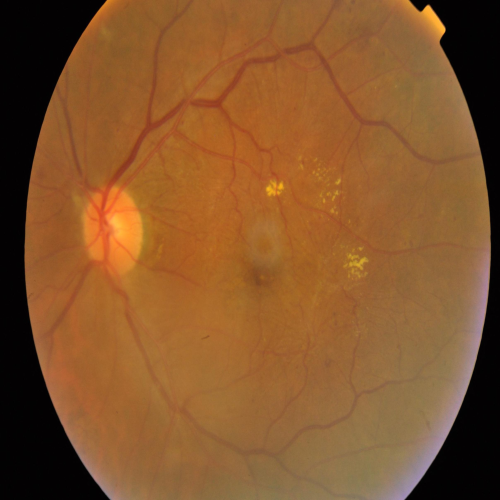
#> input picture data/gradcam_compare/image_2 (1).png, 1000 x 1000 px (shown at 1/2 size)
$ python -i quality.py   (imports and definitions only)   (older library calls are emulated)
#> lines starting #> are read from the running program, lines starting #| are printed output that depends on the picture; after the words box and inside, x2 and y2 are one past the last pixel; in counts of white or black regions, pixels touching at a corner belong together
### core/iqa/enhance.py
"""
Image enhancement for fundus images.

CRITICAL: this exact function is used in BOTH
  (a) Kanchan's model training preprocessing, and
  (b) live inference in the app.

If the two ever diverge, model accuracy silently collapses at inference time
and it takes days to diagnose. Freeze the behaviour of enhance() once Kanchan
starts training. If you must change it, tell him so he can retrain.
"""

import cv2
import numpy as np

from .fov import extract_fov

WORK_MAX_DIM = 1024   # everything downstream runs at this resolution or less


def resize_for_processing(bgr, max_dim=WORK_MAX_DIM):
    """Cap the long edge. Raw fundus images are ~4288x2848; scoring and
    enhancing at that size takes ~28 s, which blows the 1.5 s budget.
    At 1024 it is ~0.5 s and no quality signal is lost."""
    h, w = bgr.shape[:2]
    if max(h, w) <= max_dim:
        return bgr
    scale = max_dim / max(h, w)
    return cv2.resize(bgr, (int(w * scale), int(h * scale)),
                      interpolation=cv2.INTER_AREA)


# [58 lines left out: functions enhance, _remove_vignette, enhancement_names, not called in this run]

### core/iqa/fov.py
"""
FOV (field of view) mask extraction for fundus images.

The retinal disc sits inside a black surround. Almost every quality metric is
meaningless unless it is computed inside that disc only -- the black border
drags means and variances toward zero and makes every image look the same.

This module is used by:
  - core/iqa/quality.py   (all scores are masked)
  - core/xai/  (Anshika)  -- CAM off-retina guard
"""

import cv2
import numpy as np


def extract_fov(bgr, erode_frac=0.05):
    """
    Extract the circular retinal field of view.

    Args:
        bgr: HxWx3 uint8 BGR image
        erode_frac: shrink the mask by this fraction of its radius, so that
                    boundary pixels (which are dim and noisy) are excluded

    Returns:
        mask:   HxW uint8, 255 inside the retina, 0 outside
        info:   dict with coverage, centre offset and radius
    """
    h, w = bgr.shape[:2]
    gray = cv2.cvtColor(bgr, cv2.COLOR_BGR2GRAY)

    # Otsu on a blurred copy is robust to noise and to varying exposure.
    blur = cv2.GaussianBlur(gray, (0, 0), 5)
    _, binary = cv2.threshold(blur, 0, 255, cv2.THRESH_BINARY + cv2.THRESH_OTSU)

    # Otsu can pick a very low threshold on dark images and grab the surround.
    # Guard with a floor: retina pixels are brighter than near-black.
    binary[gray < 10] = 0

    # Close small holes (bright lesions / dark vessels near the edge).
    kernel = cv2.getStructuringElement(cv2.MORPH_ELLIPSE, (15, 15))
    binary = cv2.morphologyEx(binary, cv2.MORPH_CLOSE, kernel)

    # Largest connected component = the retinal disc.
    n_labels, labels, stats, centroids = cv2.connectedComponentsWithStats(binary, 8)
    if n_labels <= 1:
        # Nothing found -- fall back to the whole frame so the pipeline
        # degrades instead of crashing.
        mask = np.full((h, w), 255, np.uint8)
        return mask, _fov_info(mask, (w / 2, h / 2), min(h, w) / 2, w, h)

    largest = 1 + int(np.argmax(stats[1:, cv2.CC_STAT_AREA]))
    mask = np.where(labels == largest, 255, 0).astype(np.uint8)

    # Fill interior holes.
    contours, _ = cv2.findContours(mask, cv2.RETR_EXTERNAL, cv2.CHAIN_APPROX_SIMPLE)
    mask = np.zeros((h, w), np.uint8)
    cv2.drawContours(mask, contours, -1, 255, thickness=cv2.FILLED)

    (cx, cy), radius = cv2.minEnclosingCircle(contours[0])

    # Erode so we never include the dim boundary ring.
    if erode_frac > 0:
        r_erode = max(1, int(radius * erode_frac))
        ek = cv2.getStructuringElement(cv2.MORPH_ELLIPSE, (2 * r_erode + 1,) * 2)
        mask = cv2.erode(mask, ek)

    return mask, _fov_info(mask, (cx, cy), radius, w, h)


def _fov_info(mask, centre, radius, w, h):
    area = float((mask > 0).sum())
    cx, cy = centre
    # Expected area if the disc were fully inside the frame.
    expected = np.pi * (min(w, h) / 2.0) ** 2
    offset = np.hypot(cx - w / 2.0, cy - h / 2.0) / (min(w, h) / 2.0)
    return {
        "area_px": area,
        "coverage": float(np.clip(area / max(expected, 1.0), 0.0, 1.0)),
        "centre": (float(cx), float(cy)),
        "radius": float(radius),
        "centre_offset": float(np.clip(offset, 0.0, 1.0)),
    }


# [5 lines left out: function apply_fov, not called in this run]

### core/iqa/quality.py
"""
The Quality Gate.

Scores a fundus image on four axes, all computed INSIDE the FOV mask, and
returns the `quality` block of the ScreeningResult contract
(see docs/01_INTERFACE_CONTRACTS.md).

Verdicts:
    PASS             -- good enough to grade
    AUTO_CORRECTED   -- borderline, enhancement applied, re-scored once
    RETAKE           -- health worker must take a new photo, with a reason

Reason codes are emitted, never English. Abhishek maps them to Hindi / Tamil /
Telugu text and audio in configs/i18n/.
"""

import time

import cv2
import numpy as np
import yaml

from .fov import extract_fov
from .enhance import enhance, enhancement_names, resize_for_processing, WORK_MAX_DIM

DEFAULT_THRESHOLDS = {
    "blur":         {"hard": 0.25, "soft": 0.45},
    "illumination": {"hard": 0.30, "soft": 0.50},
    "fov_coverage": {"hard": 0.45, "soft": 0.65},
    "contrast":     {"hard": 0.25, "soft": 0.45},
    "centre_offset_max": 0.35,
    "blur_ref_variance": 900.0,   # Laplacian variance considered "sharp"
    "clip_frac_max": 0.10,
}


def load_thresholds(path="configs/thresholds.yaml"):
    try:
        with open(path) as f:
            cfg = yaml.safe_load(f) or {}
        return {**DEFAULT_THRESHOLDS, **cfg.get("iqa", {})}
    except FileNotFoundError:
        return DEFAULT_THRESHOLDS


# --------------------------------------------------------------------------
# Individual scores. Each returns 0.0 (terrible) .. 1.0 (excellent).
# --------------------------------------------------------------------------

def blur_score(bgr, mask, ref_variance=900.0):
    """
    Variance of the Laplacian, computed INSIDE the FOV only.

    Computing this over the whole frame is the classic fundus IQA bug: the
    black surround has near-zero variance and swamps the real signal.
    """
    gray = cv2.cvtColor(bgr, cv2.COLOR_BGR2GRAY)
    lap = cv2.Laplacian(gray, cv2.CV_64F, ksize=3)
    inside = lap[mask > 0]
    if inside.size == 0:
        return 0.0
    var = float(inside.var())
    return float(np.clip(var / ref_variance, 0.0, 1.0))


def illumination_score(bgr, mask, clip_frac_max=0.10):
    """
    Penalises both under- and over-exposure.
    Combines mean green intensity with the fraction of clipped pixels.
    """
    g = bgr[:, :, 1]
    inside = g[mask > 0]
    if inside.size == 0:
        return 0.0

    mean = float(inside.mean())
    # Ideal mean sits around 110-140 for a well-exposed fundus image.
    mean_term = 1.0 - min(abs(mean - 125.0) / 125.0, 1.0)

    clipped = float(((inside > 250) | (inside < 5)).mean())
    clip_term = 1.0 - min(clipped / clip_frac_max, 1.0)

    return float(np.clip(0.65 * mean_term + 0.35 * clip_term, 0.0, 1.0))


def contrast_score(bgr, mask):
    """
    RMS contrast of the green channel inside the FOV.

    (Muskan's original guide suggested a Frangi vessel filter here. That is a
    better signal but costs days of tuning -- RMS is the pragmatic choice.
    Swap it in later if you have spare time.)
    """
    g = bgr[:, :, 1].astype(np.float32)
    inside = g[mask > 0]
    if inside.size == 0:
        return 0.0
    rms = float(inside.std())
    return float(np.clip(rms / 55.0, 0.0, 1.0))


# --------------------------------------------------------------------------
# The gate
# --------------------------------------------------------------------------

def _score_all(bgr, thr):
    mask, info = extract_fov(bgr)
    return {
        "blur": blur_score(bgr, mask, thr["blur_ref_variance"]),
        "illumination": illumination_score(bgr, mask, thr["clip_frac_max"]),
        "fov_coverage": info["coverage"],
        "contrast": contrast_score(bgr, mask),
    }, mask, info


def _reasons(scores, info, thr):
    """Map failing scores to reason codes."""
    out = []
    if scores["blur"] < thr["blur"]["hard"]:
        out.append("BLUR_HIGH")
    if scores["illumination"] < thr["illumination"]["hard"]:
        # Distinguish the two directions so the voice prompt is useful.
        out.append("TOO_DARK" if info.get("mean_green", 128) < 125 else "TOO_BRIGHT")
    if scores["fov_coverage"] < thr["fov_coverage"]["hard"]:
        out.append("FOV_PARTIAL")
    if scores["contrast"] < thr["contrast"]["hard"]:
        out.append("LOW_CONTRAST")
    if info["centre_offset"] > thr["centre_offset_max"]:
        out.append("OFF_CENTRE")
    return out


def assess_quality(bgr, thresholds=None, fov_mask_path=None, max_dim=WORK_MAX_DIM):
    """
    Contract function. Returns the `quality` block.

    Args:
        bgr: HxWx3 uint8 BGR image
        thresholds: dict, defaults to configs/thresholds.yaml
        fov_mask_path: if given, the FOV mask is written here (Anshika needs it)
        max_dim: working resolution cap. Raw fundus captures are ~4288x2848;
                 scoring at that size takes ~18 s and blows the 1.5 s budget.
                 At 1024 it is a few hundred ms with no loss of signal.

    Returns:
        dict matching the `quality` block in 01_INTERFACE_CONTRACTS.md,
        plus a private "_mask" key holding the FOV mask array (at the
        working resolution, which is also what enhance() and xai.explain()
        operate on).
    """
    t0 = time.time()
    thr = thresholds or load_thresholds()

    # Everything downstream — scoring, enhancement, the mask handed to
    # Anshika's Grad-CAM guard — works at this resolution.
    bgr = resize_for_processing(bgr, max_dim)

    scores, mask, info = _score_all(bgr, thr)
    g_inside = bgr[:, :, 1][mask > 0]
    info["mean_green"] = float(g_inside.mean()) if g_inside.size else 0.0

    applied = []
    hard_fail = _reasons(scores, info, thr)

    if hard_fail:
        verdict = "RETAKE"
        reasons = hard_fail
        msg_key = f"iqa.retake.{hard_fail[0].lower()}"
    else:
        soft_fail = [k for k in ("blur", "illumination", "contrast")
                     if scores[k] < thr[k]["soft"]]
        if soft_fail:
            # Enhance once, then re-score. Never loop.
            corrected = enhance(bgr)
            scores, mask, info = _score_all(corrected, thr)
            info["mean_green"] = float(corrected[:, :, 1][mask > 0].mean()) \
                if (mask > 0).any() else 0.0
            applied = enhancement_names()

            still_bad = _reasons(scores, info, thr)
            if still_bad:
                verdict, reasons = "RETAKE", still_bad
                msg_key = f"iqa.retake.{still_bad[0].lower()}"
            else:
                verdict, reasons, msg_key = "AUTO_CORRECTED", [], "iqa.corrected"
        else:
            verdict, reasons, msg_key = "PASS", [], "iqa.pass"

    if fov_mask_path:
        cv2.imwrite(fov_mask_path, mask)

    return {
        "verdict": verdict,
        "scores": {
            "blur": round(scores["blur"], 3),
            "illumination": round(scores["illumination"], 3),
            "fov_coverage": round(scores["fov_coverage"], 3),
            "contrast": round(scores["contrast"], 3),
            "centre_offset": round(info["centre_offset"], 3),
        },
        "reasons": reasons,
        "operator_message_key": msg_key,
        "enhancement_applied": applied,
        "processing_ms": int((time.time() - t0) * 1000),
        "work_size": [int(bgr.shape[1]), int(bgr.shape[0])],
        "_mask": mask,          # private, not serialised to JSON
    }

>>> import cv2
>>> picture = cv2.imread('../../data/gradcam_compare/image_2 (1).png')
#> picture is the input picture: shape (1000, 1000, 3); mean B, G, R 43.7, 85, 132.1
>>> result = assess_quality(picture)
#> in extract_fov, `gray = cv2.cvtColor(bgr, cv2.COLOR_BGR2GRAY)`:
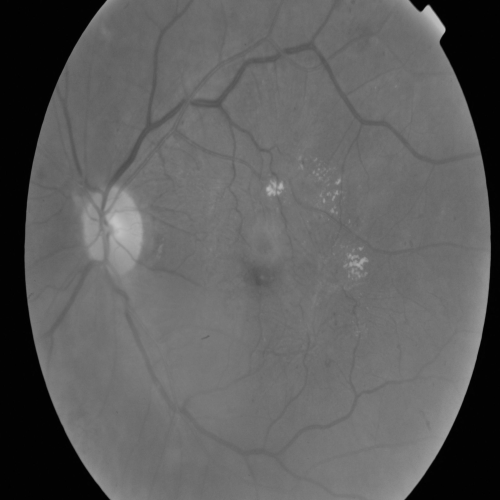
#> gray: shape (1000, 1000) (shown at 1/2 size); min 0, max 195, mean 94.4
#> in extract_fov, `_, binary = cv2.threshold(blur, 0, 255, cv2.THRESH_BINARY + cv2.THRESH..`:
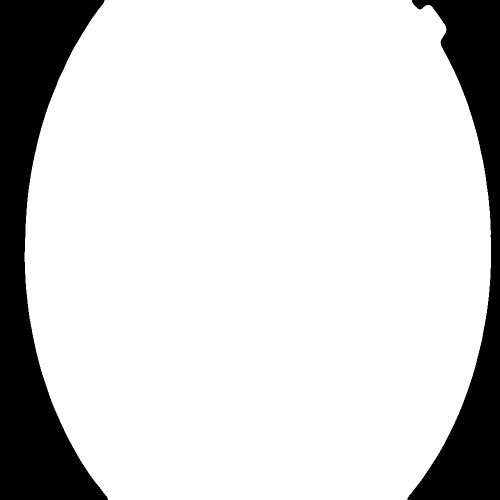
#> binary: shape (1000, 1000) (shown at 1/2 size); 83.3% white; 2 black regions, box (x1, y1, x2, y2) and area: (0, 0, 216, 1000) 100238, (815, 0, 1000, 1000) 66467
#> in extract_fov, `n_labels, labels, stats, centroids = cv2.connectedComponentsWithStats(..`: n_labels = 2; stats = [[0, 0, 1000, 1000, 166949], [49, 0, 933, 1000, 833051]]; centroids = [[416.5, 510.2], [516.1, 497.4]]
#> in extract_fov, `largest = 1 + int(np.argmax(stats[1:, cv2.CC_STAT_AREA]))`: largest = 1
#> in extract_fov, `contours, _ = cv2.findContours(mask, cv2.RETR_EXTERNAL, cv2.CHAIN_APPR..`: contours = 1 contour; box (x1, y1, x2, y2) and area: (49, 0, 982, 1000) 831430
#> in extract_fov, `(cx, cy), radius = cv2.minEnclosingCircle(contours[0])`: cx = 527.2; cy = 497.6; radius = 590.1
#> in extract_fov, `r_erode = max(1, int(radius * erode_frac))`: r_erode = 29
#> in extract_fov, `ek = cv2.getStructuringElement(cv2.MORPH_ELLIPSE, (2 * r_erode + 1,) *..`:
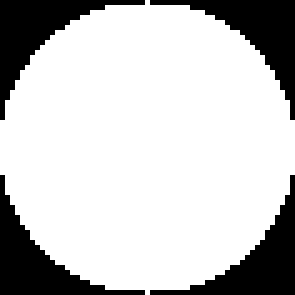
#> ek: shape (59, 59) (shown 5 times larger); values 0 (black) and 1 (white), 77.6% white; 4 black regions, box (x1, y1, x2, y2) and area: (0, 0, 29, 24) 195, (30, 0, 59, 24) 195, (0, 35, 29, 59) 195, (30, 35, 59, 59) 195
#> in extract_fov, `mask = cv2.erode(mask, ek)`:
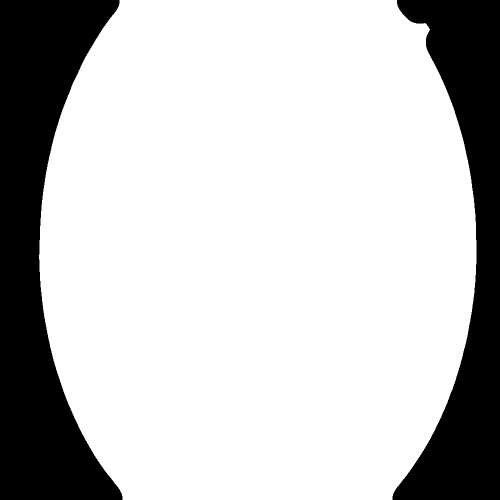
#> mask: shape (1000, 1000) (shown at 1/2 size); 76.9% white; 2 black regions, box (x1, y1, x2, y2) and area: (0, 0, 245, 1000) 131649, (785, 0, 1000, 1000) 99000
#> in _fov_info, `area = float((mask > 0).sum())`: area = 769351
#> in _score_all, `mask, info = extract_fov(bgr)`: info = {'area_px': 769351, 'coverage': 0.98, 'centre': (527.2, 497.6), 'radius': 590.1, 'centre_offset': 0.0546}
#> in blur_score, `lap = cv2.Laplacian(gray, cv2.CV_64F, ksize=3)`:
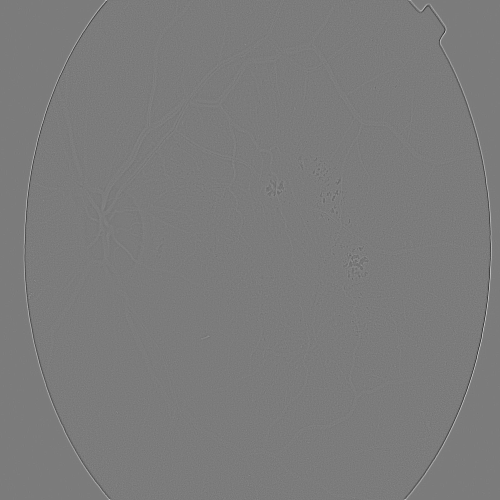
#> lap: shape (1000, 1000) float64 (shown at 1/2 size); min -306, max 324, mean 0; drawn with min black and max white
#> in blur_score, `var = float(inside.var())`: var = 94.02
#> in illumination_score, `mean = float(inside.mean())`: mean = 101
#> in illumination_score, `mean_term = 1.0 - min(abs(mean - 125.0) / 125.0, 1.0)`: mean_term = 0.808
#> in illumination_score, `clipped = float(((inside > 250) | (inside < 5)).mean())`: clipped = 0
#> in illumination_score, `clip_term = 1.0 - min(clipped / clip_frac_max, 1.0)`: clip_term = 1
#> in contrast_score, `rms = float(inside.std())`: rms = 10.45
#> in assess_quality, `scores, mask, info = _score_all(bgr, thr)`: scores = {'blur': 0.104, 'illumination': 0.875, 'fov_coverage': 0.98, 'contrast': 0.19}
#> in assess_quality, `hard_fail = _reasons(scores, info, thr)`: hard_fail = ['BLUR_HIGH', 'LOW_CONTRAST']
#> in assess_quality, `msg_key = f"iqa.retake.{hard_fail[0].lower()}"`: msg_key = 'iqa.retake.blur_high'
#> result = 8 items

$ run again, on data/gradcam_compare/image_2 (10).png
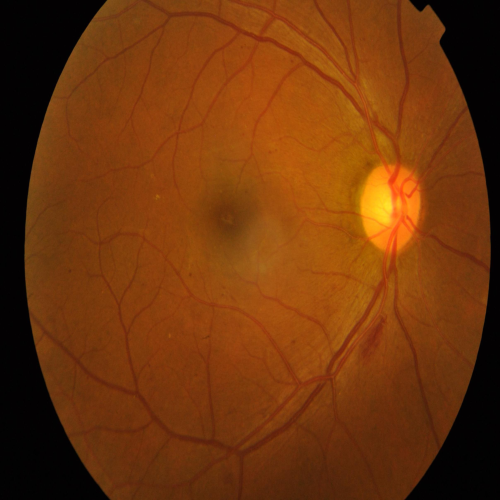
#> input picture data/gradcam_compare/image_2 (10).png, 1000 x 1000 px (shown at 1/2 size)
#> picture is the input picture: shape (1000, 1000, 3); mean B, G, R 11.7, 53.9, 112.3
#> in extract_fov, `_, binary = cv2.threshold(blur, 0, 255, cv2.THRESH_BINARY + cv2.THRESH..`:
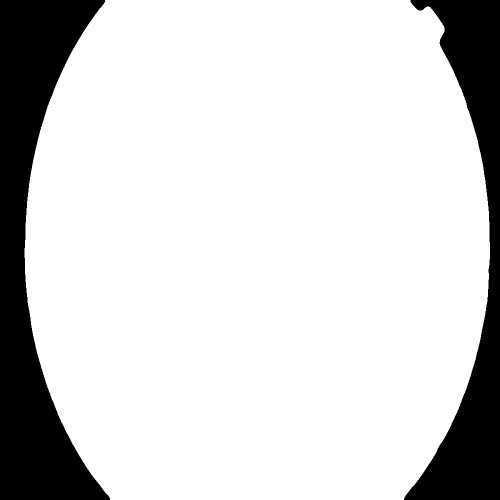
#> binary: shape (1000, 1000) (shown at 1/2 size); 82.9% white; 2 black regions, box (x1, y1, x2, y2) and area: (0, 0, 220, 1000) 101005, (808, 0, 1000, 1000) 69848
#> labels: shape (1000, 1000) int32; values 0 (black) and 1 (white), 82.9% white; 2 black regions
#> n_labels = 2; stats = [[0, 0, 1000, 1000, 170848], [49, 0, 931, 1000, 829152]]; centroids = [[424.4, 513.6], [515, 496.6]]
#> largest = 1
#> contours = 1 contour; box (x1, y1, x2, y2) and area: (49, 0, 980, 1000) 827538
#> cx = 524.7; cy = 496.7; radius = 587.5
#> r_erode = 29
#> ek: shape (59, 59); values 0 (black) and 1 (white), 77.6% white; 4 black regions, box (x1, y1, x2, y2) and area: (0, 0, 29, 24) 195, (30, 0, 59, 24) 195, (0, 35, 29, 59) 195, (30, 35, 59, 59) 195
#> mask: shape (1000, 1000); 76.5% white; 2 black regions, box (x1, y1, x2, y2) and area: (0, 0, 249, 1000) 132486, (779, 0, 1000, 1000) 102101
#> area = 765413
#> in _score_all, `mask, info = extract_fov(bgr)`: info = {'area_px': 765413, 'coverage': 0.975, 'centre': (524.7, 496.7), 'radius': 587.5, 'centre_offset': 0.0499}
#> var = 128.5
#> in illumination_score, `g = bgr[:, :, 1]`:
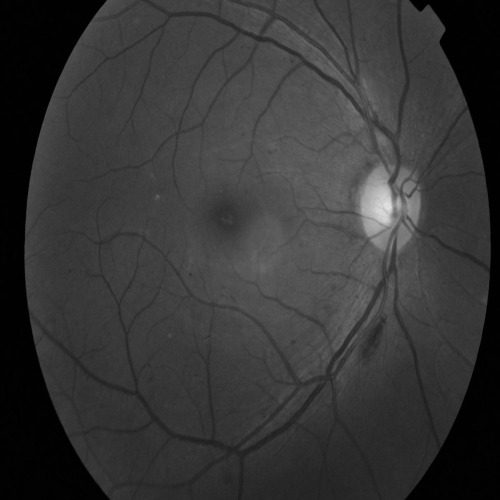
#> g: shape (1000, 1000) (shown at 1/2 size); min 0, max 226, mean 53.9
#> mean = 65.16
#> mean_term = 0.521
#> clipped = 0
#> clip_term = 1
#> rms = 18.55
#> in assess_quality, `scores, mask, info = _score_all(bgr, thr)`: scores = {'blur': 0.143, 'illumination': 0.689, 'fov_coverage': 0.975, 'contrast': 0.337}
#> hard_fail = ['BLUR_HIGH']
#> msg_key = 'iqa.retake.blur_high'
#> result = 8 items

$ run again, on data/gradcam_compare/image_2 (11).png
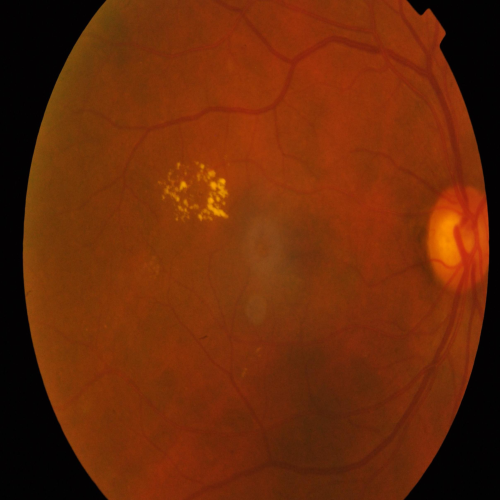
#> input picture data/gradcam_compare/image_2 (11).png, 1000 x 1000 px (shown at 1/2 size)
#> picture is the input picture: shape (1000, 1000, 3); mean B, G, R 8.3, 41.9, 107.7
#> in extract_fov, `_, binary = cv2.threshold(blur, 0, 255, cv2.THRESH_BINARY + cv2.THRESH..`:
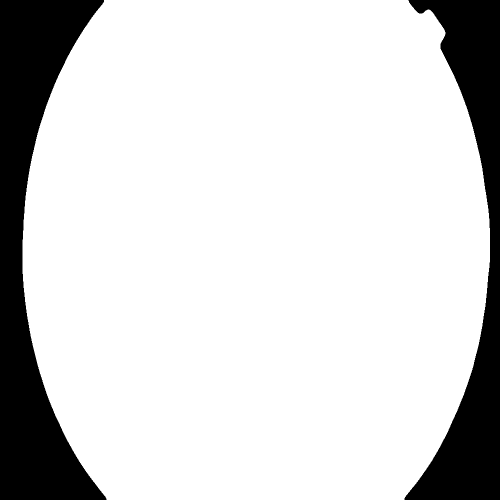
#> binary: shape (1000, 1000) (shown at 1/2 size); 83.3% white; 2 black regions, box (x1, y1, x2, y2) and area: (0, 0, 213, 1000) 96331, (809, 0, 1000, 1000) 71095
#> labels: shape (1000, 1000) int32; values 0 (black) and 1 (white), 83.2% white; 2 black regions
#> n_labels = 2; stats = [[0, 0, 1000, 1000, 167627], [45, 0, 934, 1000, 832373]]; centroids = [[437.5, 509.3], [512, 497.5]]
#> largest = 1
#> contours = 1 contour; box (x1, y1, x2, y2) and area: (45, 0, 979, 1000) 830757
#> cx = 519.5; cy = 498.3; radius = 587.1
#> r_erode = 29
#> ek: shape (59, 59); values 0 (black) and 1 (white), 77.6% white; 4 black regions, box (x1, y1, x2, y2) and area: (0, 0, 29, 24) 195, (30, 0, 59, 24) 195, (0, 35, 29, 59) 195, (30, 35, 59, 59) 195
#> mask: shape (1000, 1000); 76.9% white; 2 black regions, box (x1, y1, x2, y2) and area: (0, 0, 242, 1000) 127892, (780, 0, 1000, 1000) 103455
#> area = 768653
#> in _score_all, `mask, info = extract_fov(bgr)`: info = {'area_px': 768653, 'coverage': 0.979, 'centre': (519.5, 498.3), 'radius': 587.1, 'centre_offset': 0.0392}
#> var = 102.8
#> in illumination_score, `g = bgr[:, :, 1]`:
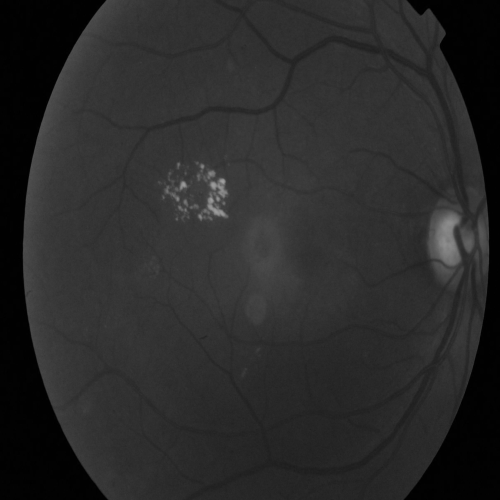
#> g: shape (1000, 1000) (shown at 1/2 size); min 0, max 160, mean 41.9
#> mean = 49.6
#> mean_term = 0.397
#> clipped = 0
#> clip_term = 1
#> rms = 9.95
#> in assess_quality, `scores, mask, info = _score_all(bgr, thr)`: scores = {'blur': 0.114, 'illumination': 0.608, 'fov_coverage': 0.979, 'contrast': 0.181}
#> hard_fail = ['BLUR_HIGH', 'LOW_CONTRAST']
#> msg_key = 'iqa.retake.blur_high'
#> result = 8 items
